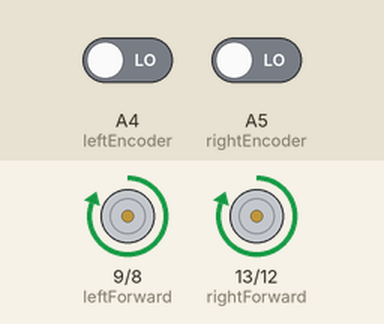
Simulated run of this sketch. Board: Arduino Uno, built with avr-gcc and run on an emulated ATmega328P. Shown: motor-driver pin pairs drawn as motors (green arrow = first pin HIGH = forward, orange = second pin HIGH = backward, longer = more drive, scaled by the enable pin). Inputs (shaded band) come from the test bench; at power-on: A4 (leftEncoder) LOW, A5 (rightEncoder) LOW. What the sketch prints to the serial monitor is not drawn.

Above: at 0.1 s.
At 5.2 s:
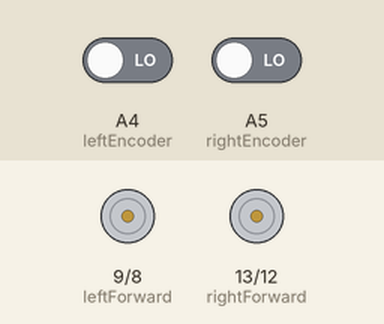
Timing chart, 0 to 6.7 s (numbered marks = the images above):
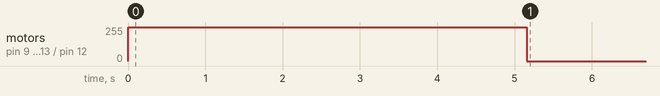

The sketch:

wheeltest.ino
```cpp
/* H-bridge Sketch
 Simply reverses the motor.
 */
const int  leftReverse= 8;
const int leftForward = 9;
const int leftEnable = 6;

const int rightReverse = 12;
const int rightForward = 13;
const int rightEnable = 7;

//encoders
const int leftEncoder = A4;
const int rightEncoder = A5;

const int thresh = 975;


void setup() {
    // initialize serial communication at 9600 bits per second:
    Serial.begin(9600);
    //pinMode(leftEncoder,INPUT);
    //pinMode(rightEncoder,INPUT);
    pinMode(rightReverse, OUTPUT);      // OUTPUTS
    pinMode(rightForward, OUTPUT);
    pinMode(rightEnable, OUTPUT);
    pinMode(leftForward,OUTPUT);
    pinMode(leftReverse,OUTPUT);
    pinMode(leftEnable,OUTPUT);
    digitalWrite(rightEnable, LOW);
    digitalWrite(leftEnable,LOW);

    initialize();
}

// the loop routine runs over and over again forever:
void loop() {
   // Serial.print(analogRead(leftEncoder));
   //  Serial.print(",");
   //  Serial.println(analogRead(rightEncoder));
}

/* STOP FUNCTIONS */
void stopLeft() {
  digitalWrite(leftForward, LOW);
  digitalWrite(leftReverse, LOW);
}

void stopRight() {
  digitalWrite(rightForward, LOW);
  digitalWrite(rightReverse, LOW);
}

void forwardLeft(){
   digitalWrite(leftForward,HIGH);
   digitalWrite(leftReverse,LOW);
   digitalWrite(leftEnable,HIGH);
}

void forwardRight(){
  digitalWrite(rightForward,HIGH);
  digitalWrite(rightReverse,LOW);
  digitalWrite(rightEnable,HIGH);
}


//rotate wheels until the next sign
void initialize() {
  int vl = analogRead(leftEncoder);
  int vr = analogRead(rightEncoder);
  Serial.print("Left:");
  Serial.println(vl);
  Serial.print("Right:");
  Serial.println(vr);

  forwardRight();
  forwardLeft();

  for (int i = 0; i < 1000; i++){
     Serial.print(digitalRead(leftEncoder));
     Serial.print(",");
     Serial.println(digitalRead(rightEncoder));
  }

 stopRight();
 stopLeft();

}
```
